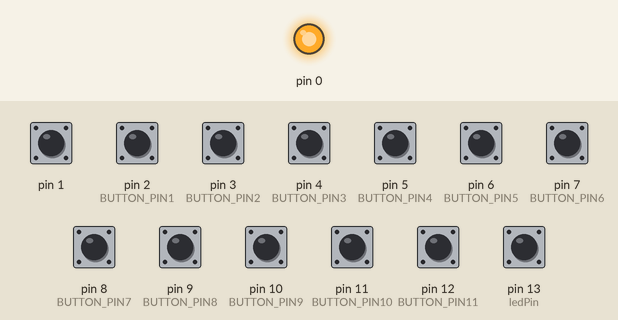
Bench run of a sketch on a simulated Arduino Leonardo, built with avr-gcc and run on an emulated ATmega32U4. Shown: output pins drawn as LEDs (lit = HIGH). The test bench sets the inputs (shaded band); at power-on: pin 1, pin 2 (BUTTON_PIN1), pin 3 (BUTTON_PIN2), pin 4 (BUTTON_PIN3), pin 5 (BUTTON_PIN4), pin 6 (BUTTON_PIN5), pin 7 (BUTTON_PIN6), pin 8 (BUTTON_PIN7), pin 9 (BUTTON_PIN8), pin 10 (BUTTON_PIN9), pin 11 (BUTTON_PIN10), pin 12 (BUTTON_PIN11), pin 13 (ledPin) HIGH.

Above: at 1.2 s.
1.3 s: pin 1 pulled LOW for 0.15 s
At 1.7 s:
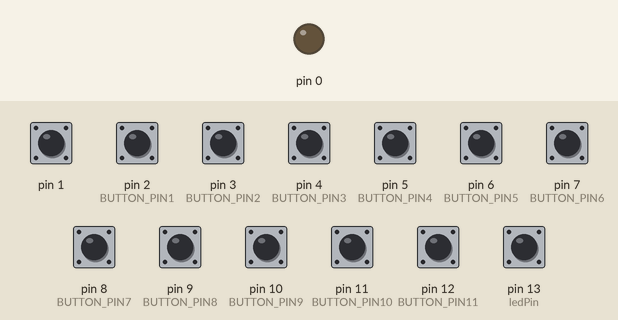
2.9 s: pin 1 pulled LOW for 1 s
At 4.1 s:
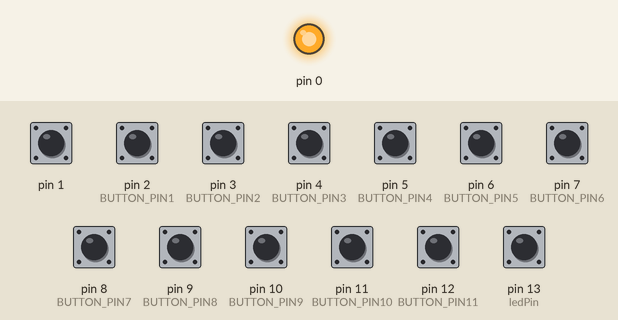
Timing chart, 0 to 5.9 s (numbered marks = the images above; inputs shaded):
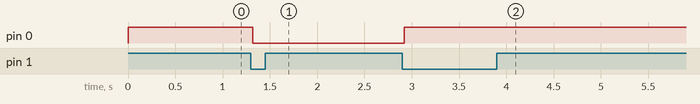

Measured:
- after the input at 1.3 s, pin 0: HIGH → LOW at once
- after the input at 2.9 s, pin 0: LOW → HIGH at once

The sketch:

StreamDesk.ino
```cpp
#define BUTTON_KEY1 KEY_F13
#define BUTTON_KEY2 KEY_F14
#define BUTTON_KEY3 KEY_F15
#define BUTTON_KEY4 KEY_F16
#define BUTTON_KEY5 KEY_F17
#define BUTTON_KEY6 KEY_F18
#define BUTTON_KEY7 KEY_F19
#define BUTTON_KEY8 KEY_F20
#define BUTTON_KEY9 KEY_F21
#define BUTTON_KEY10 KEY_F22
#define BUTTON_KEY11 KEY_F23
#define BUTTON_KEY12 KEY_F24


#define BUTTON_PIN1 2
#define BUTTON_PIN2 3
#define BUTTON_PIN3 4
#define BUTTON_PIN4 5
#define BUTTON_PIN5 6
#define BUTTON_PIN6 7
#define BUTTON_PIN7 8
#define BUTTON_PIN8 9
#define BUTTON_PIN9 10
#define BUTTON_PIN10 11
#define BUTTON_PIN11 12
#define BUTTON_PIN12 13
// ---------------------------------

#include "Keyboard.h"

class button {
  public:
  const char key;
  const uint8_t pin;

  button(uint8_t k, uint8_t p) : key(k), pin(p){}

  void press(boolean state){
    if(state == pressed || (millis() - lastPressed  <= debounceTime)){
      return; // Nothing to see here, folks
    }

    lastPressed = millis();

    state ? Keyboard.press(key) : Keyboard.release(key);
    pressed = state;
  }

  void update(){
    press(!digitalRead(pin));
  }

  private:
  const unsigned long debounceTime = 30;
  unsigned long lastPressed = 0;
  boolean pressed = 0;
} ;

button buttons[] = {
  {BUTTON_KEY1, BUTTON_PIN1},
  {BUTTON_KEY2, BUTTON_PIN2},
  {BUTTON_KEY3, BUTTON_PIN3},
  {BUTTON_KEY4, BUTTON_PIN4},
  {BUTTON_KEY5, BUTTON_PIN5},
  {BUTTON_KEY6, BUTTON_PIN6},
  {BUTTON_KEY7, BUTTON_PIN7},
  {BUTTON_KEY8, BUTTON_PIN8},
  {BUTTON_KEY9, BUTTON_PIN9},
  {BUTTON_KEY10, BUTTON_PIN10},
  {BUTTON_KEY11, BUTTON_PIN11},
  {BUTTON_KEY12, BUTTON_PIN12}
};

const uint8_t NumButtons = sizeof(buttons) / sizeof(button);
const uint8_t ledPin = 13;

void setup() {
  // Safety check. Ground pin #1 (RX) to cancel keyboard inputs.
  pinMode(1, INPUT_PULLUP);
  pinMode(0, OUTPUT);
  digitalWrite(0,HIGH);
  // Set LEDs Off. Active low.
  pinMode(ledPin, OUTPUT);
  digitalWrite(ledPin, HIGH);
  TXLED0;

  for(int i = 0; i < NumButtons; i++){
    pinMode(buttons[i].pin, INPUT_PULLUP);
  }
}
boolean on = 1;
void loop()
{
  if(digitalRead(1) == LOW)
  {
    delay(20);
    on = !on;
    digitalWrite(0,on);
    while(digitalRead(1) == LOW);
    delay(20);
  }
  if(on)
  {
    for(int i = 0; i < NumButtons; i++)
    {
      buttons[i].update();
    }
  }
}
```
